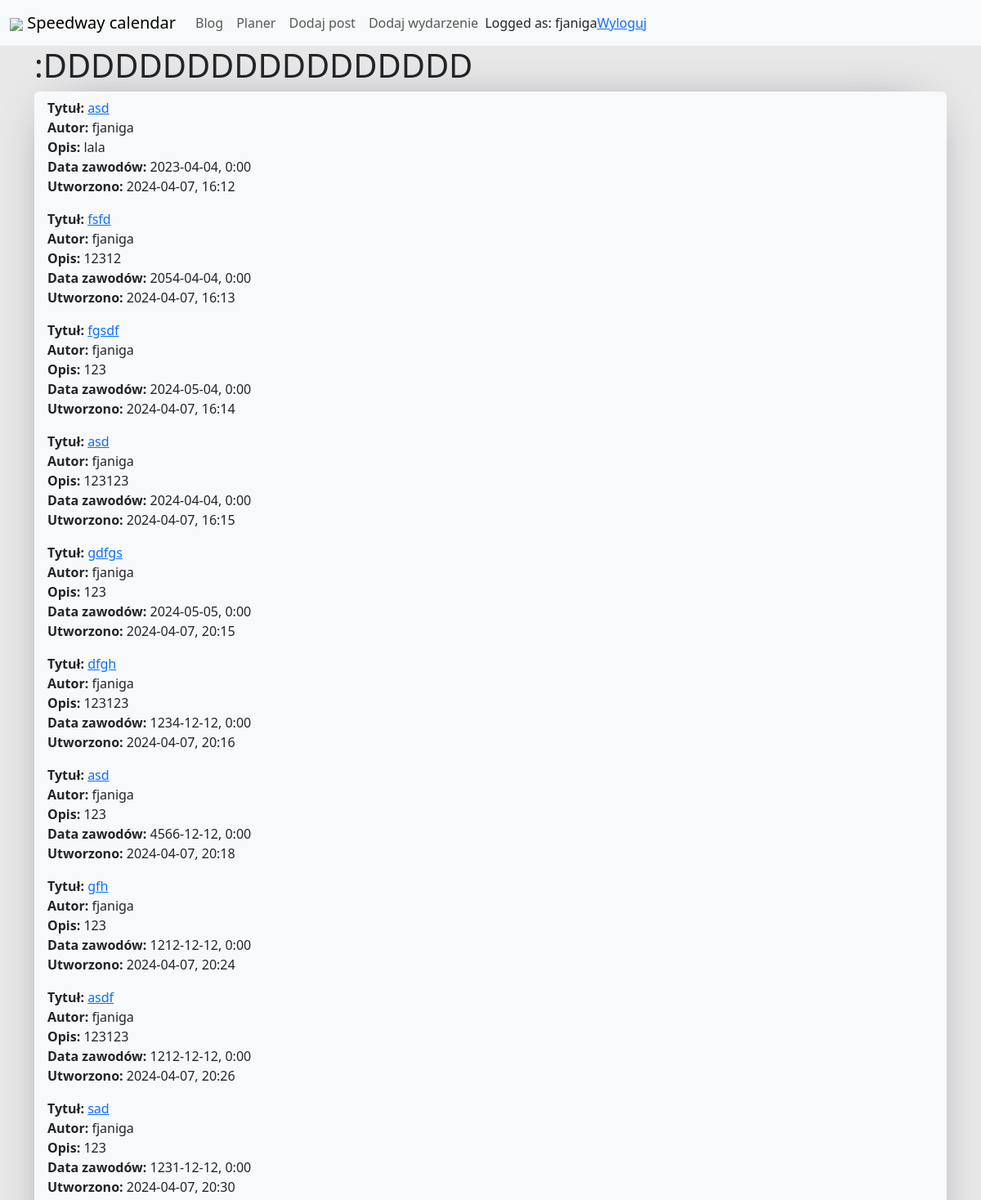
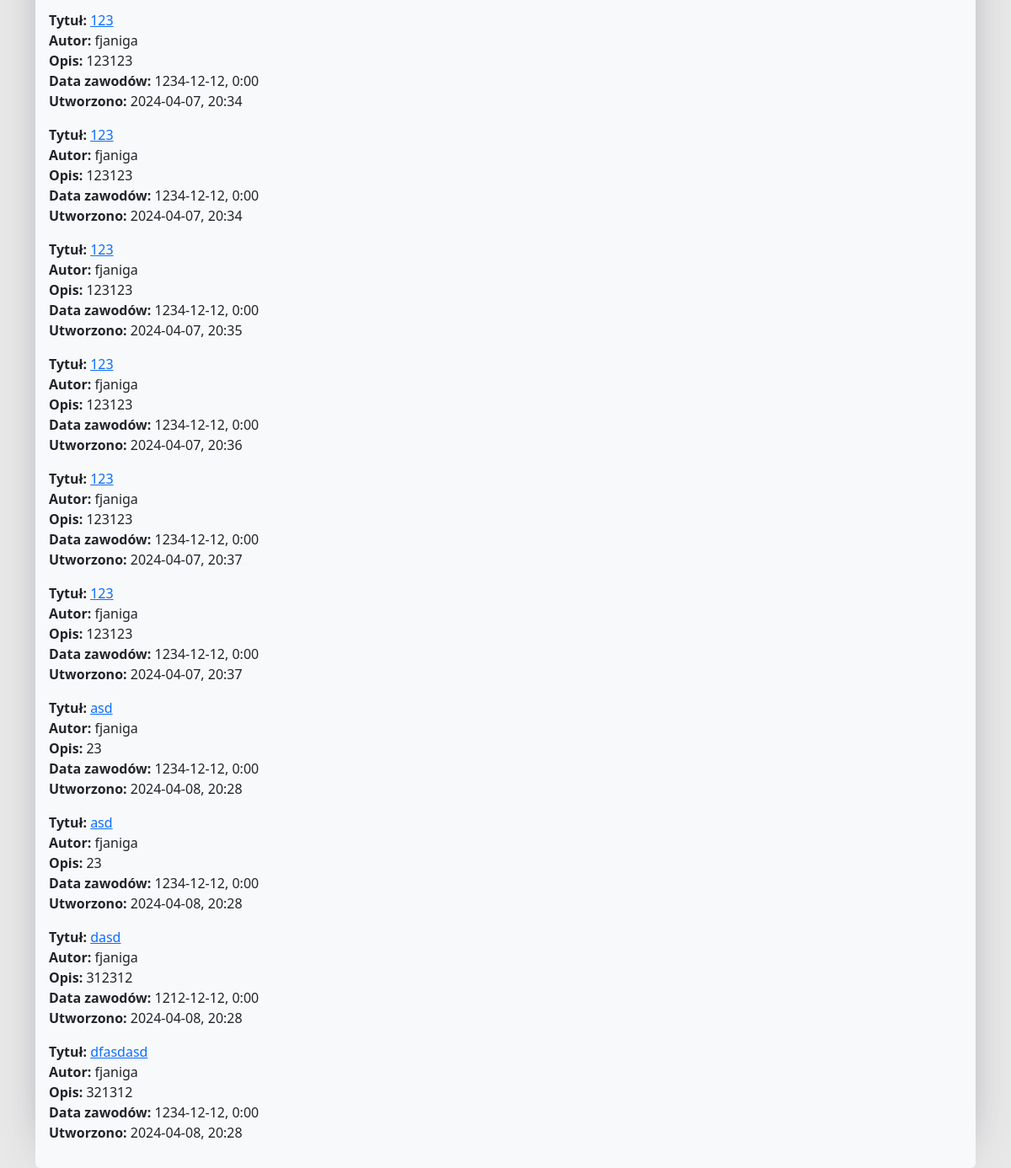
The app's page /calendar/ (signed in) with its own data (2 pictures, top to bottom).
### speedway_calendar/models.py (models this page shows, shortened)
class Task(models.Model):
    title = models.CharField(max_length=255)
    author = models.ForeignKey(User, on_delete=models.CASCADE)
    place = models.CharField(max_length=255)
    match_date = models.DateTimeField()
    description = models.CharField(max_length=255)
    created_at = models.DateTimeField(auto_now_add=True)
    updated_at = models.DateTimeField(auto_now=True)

### speedway_calendar/views.py (the view)
# urls.py: path('', HomeView.as_view(), name='blog_home'),
class HomeView(ListView):
    model = Task
    template_name = 'speedway_calendar/home.html'
    def get_queryset(self):
        return Task.objects.filter(author__username=self.request.user)

### speedway_calendar/templates/speedway_calendar/home.html (shortened to what this page needs)
{% extends 'base.html' %}
{% block content %}
    <h1>:DDDDDDDDDDDDDDDDDD</h1>
    <ul class="list-group">
        {% for task in task_list %}
            <li class="list-group-item">
                <b>Tytuł:</b> <a href="{% url 'calendar_details' task.pk %}">{{ task.title }}</a><br>
                <b>Autor:</b> {{ task.author }}<br>
                <b>Opis:</b> {{ task.description }}<br>
                <b>Data zawodów:</b> {{ task.match_date|date:'Y-m-d, G:i' }}<br>
                <b>Utworzono:</b> {{ task.created_at|date:'Y-m-d, G:i' }}<br>
            </li>
        {% endfor %}
    </ul>
{% endblock %}

### templates/base.html (shortened to what this page needs)
{% load static %}
<!doctype html>
<html lang="en">
  <head>
    <link href="https://cdn.jsdelivr.net/npm/bootstrap@5.3.0-alpha1/dist/css/bootstrap.min.css" rel="stylesheet">
    <link rel="stylesheet" href="{% static 'blogasek/styles.css' %}">
  </head>
  <body>
    <nav class="navbar navbar-expand-lg bg-body-tertiary">
      <div class="container-fluid">
        <a class="navbar-brand align-content-center" href="{% url 'blog_home' %}">
            <img src="{% static 'gear.png' %}">
            Speedway calendar
        </a>
        <div class="collapse navbar-collapse" id="navbarNavAltMarkup">
          <div class="navbar-nav">
            <a class="nav-link" aria-current="page" href="{% url 'blog_home' %}">Blog</a>
          </div>
          <div class="navbar-nav">
            <a class="nav-link" aria-current="page" href="{% url 'calendar_home' %}">Planer</a>
          </div>
          <div class="navbar-nav">
            <a class="nav-link" aria-current="page" href="{% url 'add_post' %}">Dodaj post</a>
          </div>
          <div class="navbar-nav">
            <a class="nav-link" aria-current="page" href="{% url 'add_task' %}">Dodaj wydarzenie</a>
          </div>
          {% if user.is_authenticated %}
              <div class="navbar-nav">
                Logged as: {{ user.username }}
                <a href="{% url 'logout' %}">Wyloguj</a>
              </div>
          {% else %}
              <div class="navbar-nav">
                  <a class="nav-link" href="{% url 'login' %}">Login</a>
              </div>
          {% endif %}
      </div>
    </nav>
    <div class="container main-content mt-0">
        {% block content %}
        {% endblock %}
    </div>
  </body>
</html>

### blog/static/blogasek/styles.css (style rules this page uses)
body { background-color: #e8e8e8; }
.main-content { margin-top: 3rem; }
.list-group { -webkit-box-shadow: 0px 0px 58px -32px rgba(66, 68, 90, 1); -moz-box-shadow: 0px 0px 58px -32px rgba(66, 68, 90, 1); box-shadow: 0px 0px 58px -32px rgba(66, 68, 90, 1); }
.list-group-item { background-color: #f8f9fa; background-color: #f8f9fa; border: none; }
ul > .list-group-item:last-child { padding-bottom: 30px; }

### records on screen
Task: title "asd", author "fjaniga", description "lala", match_date "2023-04-04, 0:00", created_at "2024-04-07, 16:12"
Task: title "fsfd", author "fjaniga", description "12312", match_date "2054-04-04, 0:00", created_at "2024-04-07, 16:13"
Task: title "fgsdf", author "fjaniga", description "123", match_date "2024-05-04, 0:00", created_at "2024-04-07, 16:14"
Task: title "asd", author "fjaniga", description "123123", match_date "2024-04-04, 0:00", created_at "2024-04-07, 16:15"
Task: title "gdfgs", author "fjaniga", description "123", match_date "2024-05-05, 0:00", created_at "2024-04-07, 20:15"
Task: title "dfgh", author "fjaniga", description "123123", match_date "1234-12-12, 0:00", created_at "2024-04-07, 20:16"
Task: title "asd", author "fjaniga", description "123", match_date "4566-12-12, 0:00", created_at "2024-04-07, 20:18"
Task: title "gfh", author "fjaniga", description "123", match_date "1212-12-12, 0:00", created_at "2024-04-07, 20:24"
Task: title "asdf", author "fjaniga", description "123123", match_date "1212-12-12, 0:00", created_at "2024-04-07, 20:26"
Task: title "sad", author "fjaniga", description "123", match_date "1231-12-12, 0:00", created_at "2024-04-07, 20:30"
Task: title "123", author "fjaniga", description "123123", match_date "1234-12-12, 0:00", created_at "2024-04-07, 20:34"
Task: title "123", author "fjaniga", description "123123", match_date "1234-12-12, 0:00", created_at "2024-04-07, 20:34"
Task: title "123", author "fjaniga", description "123123", match_date "1234-12-12, 0:00", created_at "2024-04-07, 20:35"
Task: title "123", author "fjaniga", description "123123", match_date "1234-12-12, 0:00", created_at "2024-04-07, 20:36"
Task: title "123", author "fjaniga", description "123123", match_date "1234-12-12, 0:00", created_at "2024-04-07, 20:37"
Task: title "123", author "fjaniga", description "123123", match_date "1234-12-12, 0:00", created_at "2024-04-07, 20:37"
Task: title "asd", author "fjaniga", description "23", match_date "1234-12-12, 0:00", created_at "2024-04-08, 20:28"
Task: title "asd", author "fjaniga", description "23", match_date "1234-12-12, 0:00", created_at "2024-04-08, 20:28"
Task: title "dasd", author "fjaniga", description "312312", match_date "1212-12-12, 0:00", created_at "2024-04-08, 20:28"
Task: title "dfasdasd", author "fjaniga", description "321312", match_date "1234-12-12, 0:00", created_at "2024-04-08, 20:28"

### other values on screen
{{ user.username }} "fjaniga"
